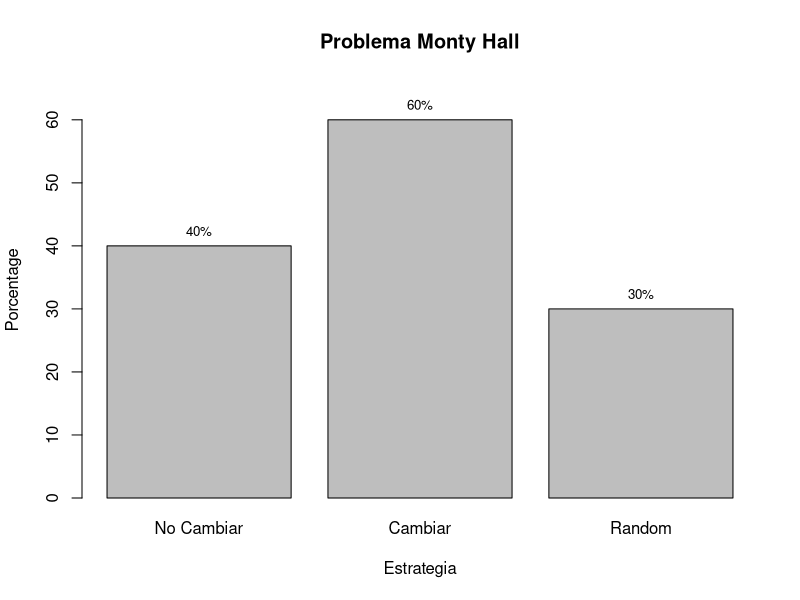
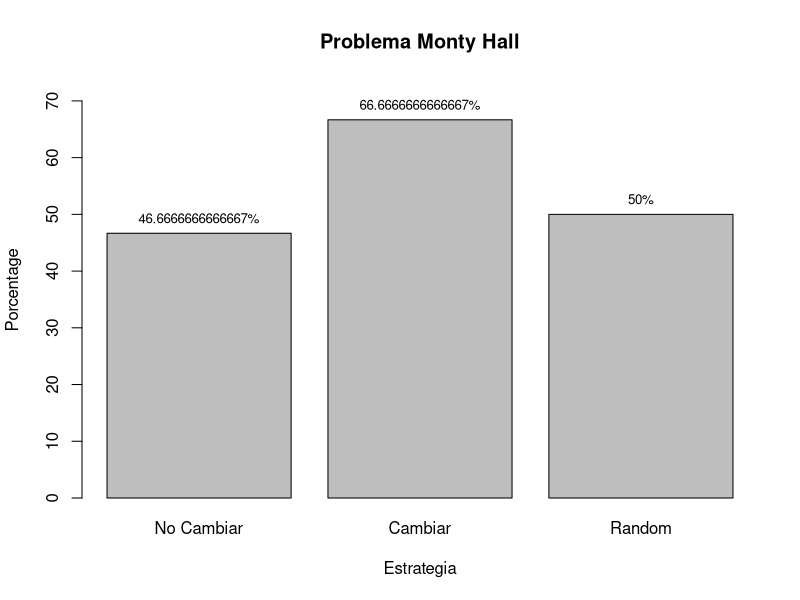
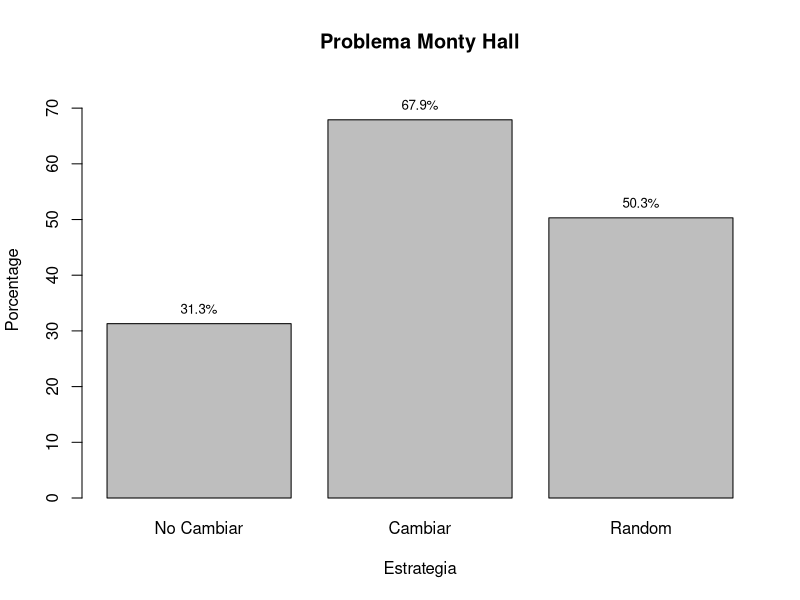
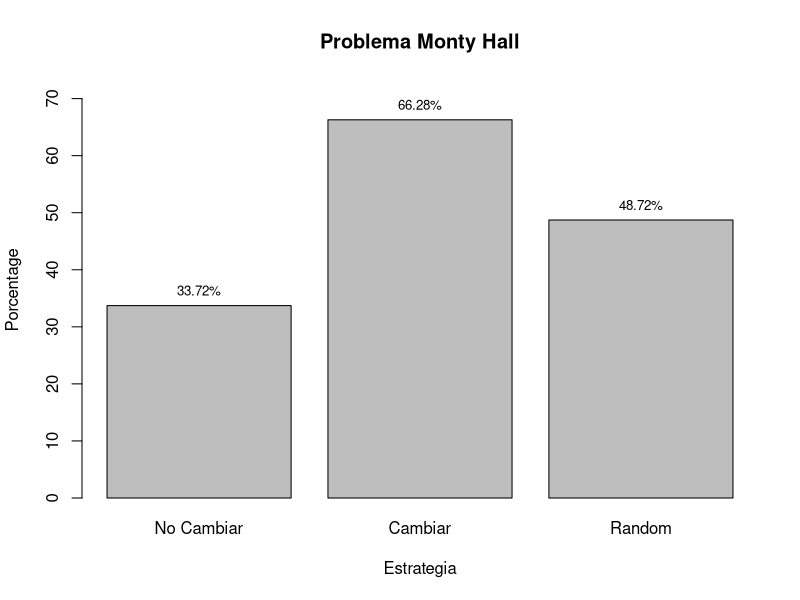
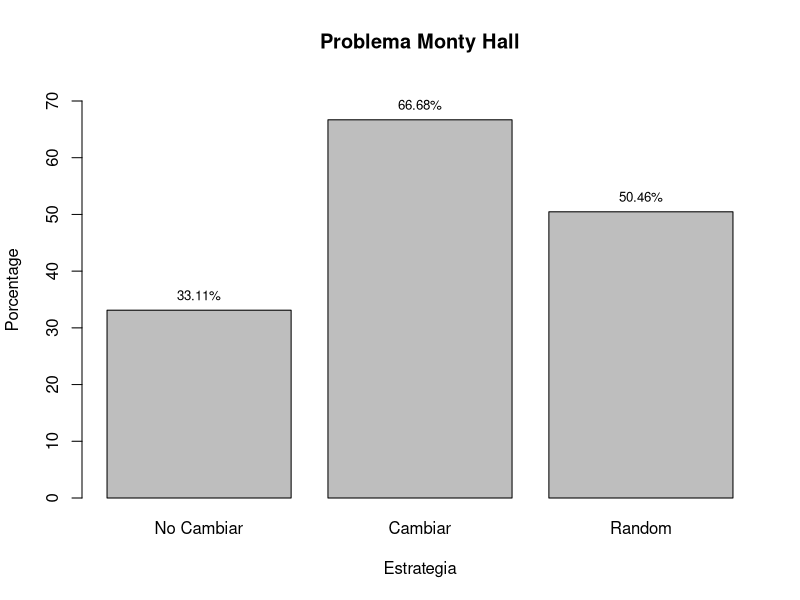

Recreate these plots in R, in order.
rm(list=ls())
monty<-function(strategy, number_of_runs){
  doors <- 1:3
  winnings <- 0
 
   for (i in 1:number_of_runs)
  {
    prize_door <- floor(runif(1,1,4))
    guessed_door <- floor(runif(1,1,4))
    win_this_game <- FALSE
    
    if (prize_door != guessed_door)
      door_to_reveal <- doors[-c(prize_door,guessed_door)]
    else
      door_to_reveal <- sample(doors[-c(prize_door,guessed_door)],1)
    
    if (strategy == 'cambiar')
      selected_door <- doors[-c(door_to_reveal,guessed_door)]
    if (strategy == 'no_cambiar')
      selected_door <- guessed_door
    if (strategy == 'random')
      selected_door <- sample(doors[-door_to_reveal],1)
    
    if (selected_door == prize_door){
      winnings <- winnings + 1
      win_this_game <- TRUE
    }
      
}
 return(winnings/number_of_runs*100)
}
runsimulation<-function( number_of_runs){
  stay <- monty(strategy ='no_cambiar', number_of_runs)
  switch <- monty(strategy='cambiar', number_of_runs)  
  random <- monty(strategy='random', number_of_runs)
  
  percentages <- as.numeric(c(stay, switch, random))
  
  ylim <- c(0, 1.1*max(percentages))
  
  graph <- barplot(percentages, main = 'Problema Monty Hall', xlab = "Estrategia", ylab = "Porcentage",
          names.arg = c("No Cambiar", "Cambiar", "Random"), ylim = ylim)
  
  text(x = graph, y = percentages, label = paste0(percentages,'%'), pos = 3, cex = 0.8)
  
}

runsimulation(10)
runsimulation(30)
runsimulation(1000)
runsimulation(5000)
runsimulation(10000)

runif(1,1,4)
floor(runif(1,1,4))
